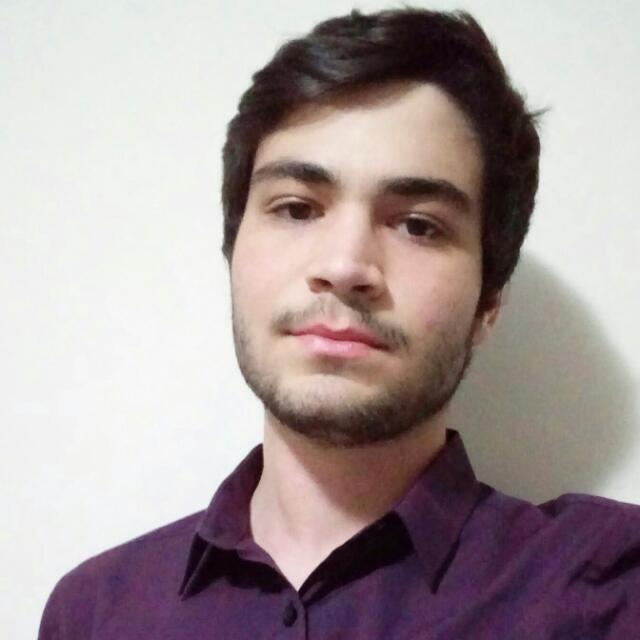
#> input picture Lista_1/images/foto.png, 640 x 640 px
$ python -i frequency_image.py   (imports and definitions only)
#> lines starting #> are read from the running program, lines starting #| are printed output that depends on the picture
import cv2
import numpy as np
from cg_util import calculate_image_measures

class Frequency_Image:

    fourier = None
    fourier_shift = None
    fourier_inverse = None
    img_spectrum = None
    img_back = None
    magnitude = None
    phase = None

    def __init__(self, img):
        self.fourier_transform(img)
        self.init_magnitude_phase()
        self.calculate_spectrum()
        self.inverse_fourier_transform()

    def init_magnitude_phase(self):
        plane = cv2.split(self.fourier_shift)
        self.magnitude, self.phase = cv2.cartToPolar(plane[0], plane[1])

    def update_magnitude_phase(self, magnitude=None, phase=None):
        if magnitude is not None:
            self.magnitude = magnitude
        if phase is not None:
            self.phase = phase
        self.calculate_spectrum()
        self.inverse_fourier_transform()

    def calculate_spectrum(self):
        self.img_spectrum = 20*np.log(self.magnitude)

    def get_magnitude_phase(self):
        return self.magnitude, self.phase

    def fourier_transform(self, img):
        self.fourier = cv2.dft(np.float32(img), flags=cv2.DFT_COMPLEX_OUTPUT)
        self.fourier_shift = np.fft.fftshift(self.fourier)

    def inverse_fourier_transform(self):
        plane = cv2.polarToCart(self.magnitude, self.phase)
        fourier = cv2.merge(plane)
        fourier_inv_shift = np.fft.ifftshift(fourier)
        img_back = cv2.idft(fourier_inv_shift)
        new_plane = cv2.split(img_back)
        self.img_back = cv2.magnitude(new_plane[0],new_plane[1])


>>> import cv2
>>> picture = cv2.imread('images/foto.png', cv2.IMREAD_GRAYSCALE)
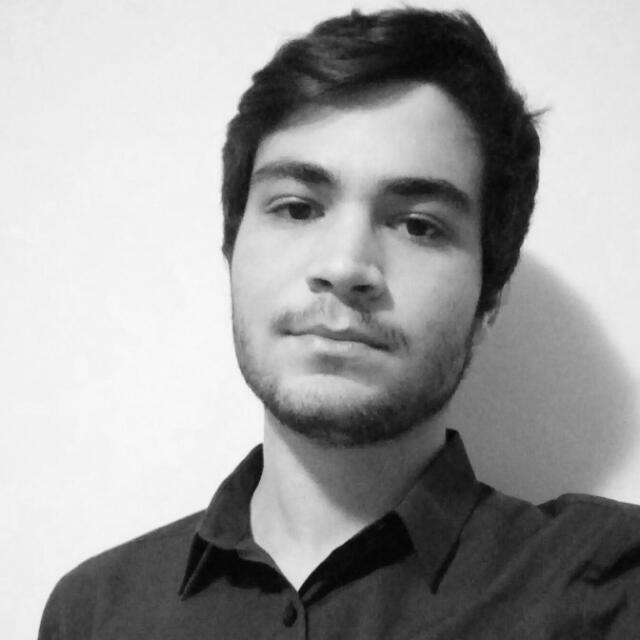
#> picture: shape (640, 640); min 2, max 252, mean 159.2
>>> result = Frequency_Image(picture).update_magnitude_phase()
#> in init_magnitude_phase, `self.magnitude, self.phase = cv2.cartToPolar(plane[0], plane[1])`:
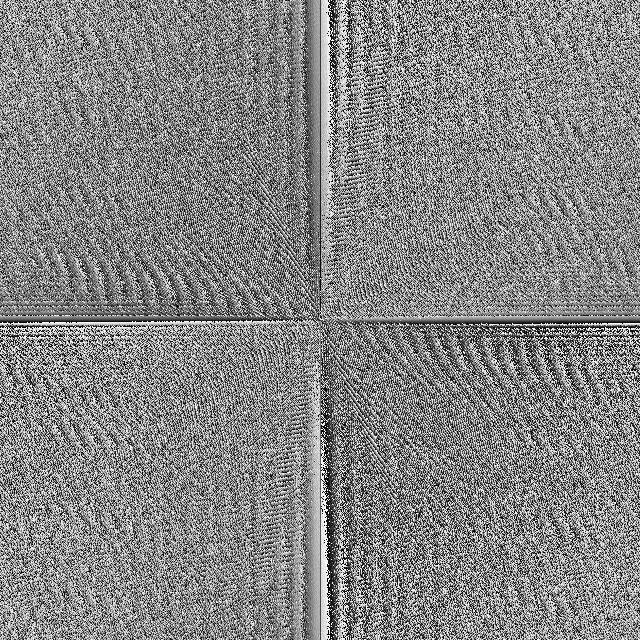
#> self.phase: shape (640, 640) float32; min 6.19e-06, max 6.28, mean 3.28; drawn with min black and max white
#> in calculate_spectrum, `self.img_spectrum = 20*np.log(self.magnitude)`:
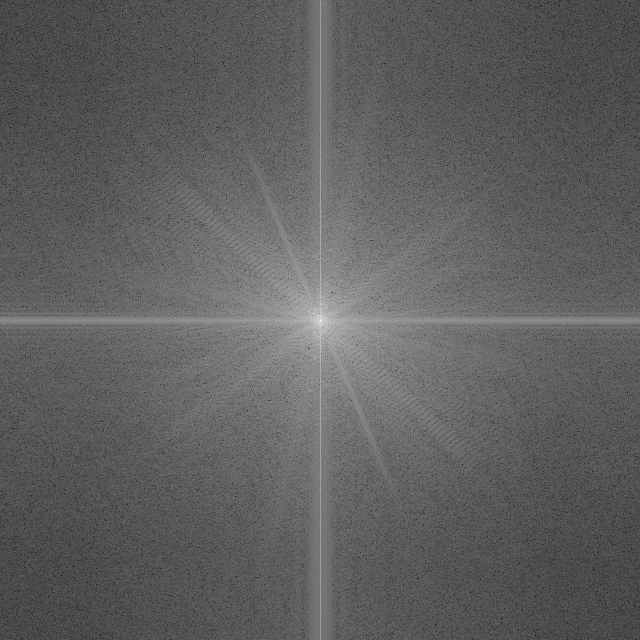
#> self.img_spectrum: shape (640, 640) float32; min -3.42, max 359.9, mean 133.2; drawn with min black and max white
